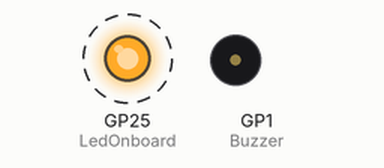
Recording of a program running on a simulated Raspberry Pi Pico running MicroPython. Shown: output pins drawn as LEDs (lit = HIGH), buzzer (waves = sounding, pin HIGH). Dashed ring = blinking.

Above: at 0.5 s.
Timing chart, 0 to 4.6 s (numbered marks = the images above):
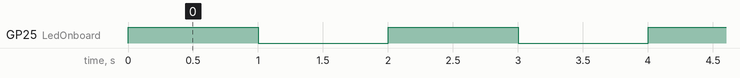

Measured:
- by itself, GP25 (LedOnboard): alternates HIGH for 1.0 s and LOW for 1.0 s

The program:

61090020_HC-SR501_PIRSensor.py
```python
# Assignment 2.3: HC-SR501 PiezoElectric Sensor for Pi Pico
# Docu: https://components101.com/hc-sr501-pir-sensor

# Blue   Cable: GND
# Yellow Cable: Sensor Signal Output - to PIN1
# Brown  Cable: 3.3V VCC

# Black  Cable: Mode Selection (Unimplemented)

# Buzzer is connected to PIN2

import machine, utime

LedOnboard = machine.Pin(25,machine.Pin.OUT) # Board's LED
ON = 1
OFF = 0

PiezoElectricSensor = machine.Pin(0, machine.Pin.IN, machine.Pin.PULL_DOWN)
Buzzer = machine.Pin(1, machine.Pin.OUT)

def PiezoElectricHandler(pin):
    print("ALERT: Intruder Detected at" + str(utime.localtime()))
    Buzzer.value(ON)

PiezoElectricSensor.irq(trigger=machine.Pin.IRQ_RISING, handler=PiezoElectricHandler)

while True:
    LedOnboard.value(ON)
    utime.sleep(1) # delay 1 sec
    LedOnboard.value(OFF)
    utime.sleep(1) # delay 1 sec
    Buzzer.value(OFF)
```
